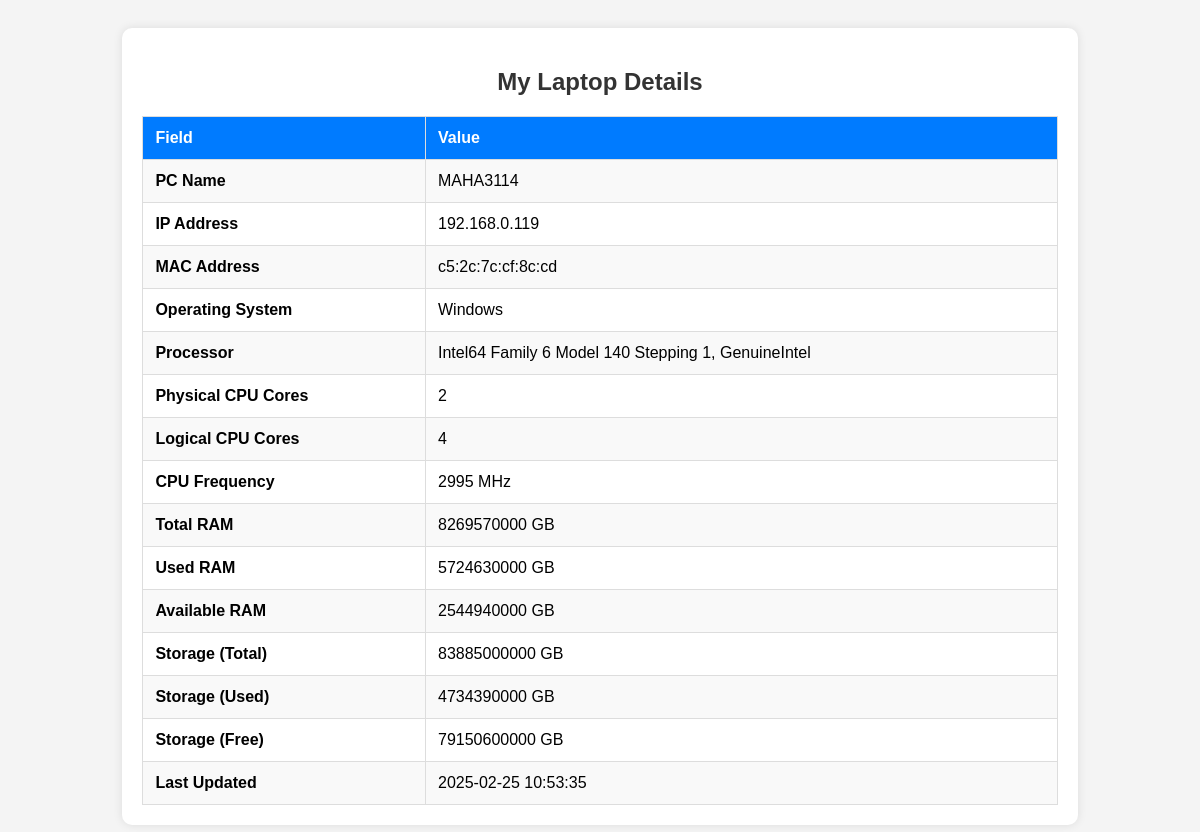
Screenshot of /sys.php (signed in) with the database file from the repository.
### tables this page shows
CREATE TABLE `client` (
  `cl_id` int(255) NOT NULL,
  `pc_name` varchar(255) NOT NULL,
  `ip_add` varchar(255) NOT NULL,
  `mac` text NOT NULL,
  `latitude` text NOT NULL,
  `longitude` text NOT NULL,
  `c_id` int(255) NOT NULL,
  `locate` tinyint(1) NOT NULL,
  `scream` int(11) NOT NULL,
  `p_msg` text NOT NULL,
  `camera` int(255) NOT NULL,
  `screenshot` int(255) NOT NULL,
  `datawipe` int(255) NOT NULL,
  `cam_path` varchar(255) NOT NULL,
  `timestamp1` timestamp(6) NOT NULL DEFAULT current_timestamp(6) ON UPDATE current_timestamp(6),
  `system` varchar(50) DEFAULT NULL,
  `node_name` varchar(255) DEFAULT NULL,
  `release_version` varchar(255) DEFAULT NULL,
  `machine` varchar(50) DEFAULT NULL,
  `processor` varchar(255) DEFAULT NULL,
  `cpu_cores_physical` int(11) DEFAULT NULL,
  `cpu_cores_logical` int(11) DEFAULT NULL,
  `cpu_frequency` float DEFAULT NULL,
  `total_memory` float DEFAULT NULL,
  `available_memory` float DEFAULT NULL,
  `used_memory` float DEFAULT NULL,
  `memory_usage` float DEFAULT NULL,
  `total_disk` float DEFAULT NULL,
  `used_disk` float DEFAULT NULL,
  `free_disk` float DEFAULT NULL,
  `disk_usage` float DEFAULT NULL,
  `last_updated` timestamp NOT NULL DEFAULT current_timestamp() ON UPDATE current_timestamp()
);

### sys.php (the view, shortened to what this page needs)
<?php
$servername = "localhost";
$username = "root";
$password = "";
$dbname = "laptop";
$conn = new mysqli($servername, $username, $password, $dbname);
$c_id = $_SESSION['c_id'];
$sql = "SELECT * FROM client WHERE c_id = ?";
$stmt = $conn->prepare($sql);
$stmt->bind_param("i", $c_id);
$stmt->execute();
$result = $stmt->get_result();
$row = $result->fetch_assoc();
?>
<!DOCTYPE html>
<html lang="en">
<head>
</head>
<body>
<div class="container">
    <h2>My Laptop Details</h2>
    <table>
        <tr>
            <th>Field</th>
            <th>Value</th>
        </tr>
        <tr>
            <td><b>PC Name</b></td>
            <td><?php echo htmlspecialchars($row['pc_name']); ?></td>
        </tr>
        <tr>
            <td><b>IP Address</b></td>
            <td><?php echo htmlspecialchars($row['ip_add']); ?></td>
        </tr>
        <tr>
            <td><b>MAC Address</b></td>
            <td><?php echo htmlspecialchars($row['mac']); ?></td>
        </tr>
        <tr>
            <td><b>Operating System</b></td>
            <td><?php echo htmlspecialchars($row['system']); ?></td>
        </tr>
        <tr>
            <td><b>Processor</b></td>
            <td><?php echo htmlspecialchars($row['processor']); ?></td>
        </tr>
        <tr>
            <td><b>Physical CPU Cores</b></td>
            <td><?php echo htmlspecialchars($row['cpu_cores_physical']); ?></td>
        </tr>
        <tr>
            <td><b>Logical CPU Cores</b></td>
            <td><?php echo htmlspecialchars($row['cpu_cores_logical']); ?></td>
        </tr>
        <tr>
            <td><b>CPU Frequency</b></td>
            <td><?php echo htmlspecialchars($row['cpu_frequency']) . ' MHz'; ?></td>
        </tr>
        <tr>
            <td><b>Total RAM</b></td>
            <td><?php echo htmlspecialchars($row['total_memory']) . ' GB'; ?></td>
        </tr>
        <tr>
            <td><b>Used RAM</b></td>
            <td><?php echo htmlspecialchars($row['used_memory']) . ' GB'; ?></td>
        </tr>
        <tr>
            <td><b>Available RAM</b></td>
            <td><?php echo htmlspecialchars($row['available_memory']) . ' GB'; ?></td>
        </tr>
        <tr>
            <td><b>Storage (Total)</b></td>
            <td><?php echo htmlspecialchars($row['total_disk']) . ' GB'; ?></td>
        </tr>
        <tr>
            <td><b>Storage (Used)</b></td>
            <td><?php echo htmlspecialchars($row['used_disk']) . ' GB'; ?></td>
        </tr>
        <tr>
            <td><b>Storage (Free)</b></td>
            <td><?php echo htmlspecialchars($row['free_disk']) . ' GB'; ?></td>
        </tr>
        <tr>
            <td><b>Last Updated</b></td>
            <td><?php echo htmlspecialchars($row['last_updated']); ?></td>
        </tr>
    </table>
</div>
</body>
</html>

### sys.php (style rules this page uses)
body { font-family: Arial, sans-serif; background-color: #f4f4f4; text-align: center; padding: 20px; }
.container { width: 80%; margin: auto; background: white; padding: 20px; border-radius: 10px; box-shadow: 0px 0px 10px rgba(0, 0, 0, 0.1); }
h2 { color: #333; }
table { width: 100%; border-collapse: collapse; margin-top: 20px; }
table, th, td { border: 1px solid #ddd; }
th, td { padding: 12px; text-align: left; }
th { background-color: #007BFF; color: white; }
tr:nth-child(even) { background-color: #f9f9f9; }

### rows the page displays
client: pc_name "MAHA3114", ip_add "192.168.0.119", mac "c5:2c:7c:cf:8c:cd", system "Windows", processor "Intel64 Family 6 Model 140 Stepping 1, GenuineIntel", cpu_cores_physical "2", cpu_cores_logical "4", cpu_frequency "2995", total_memory "8269570000", used_memory "5724630000", available_memory "2544940000", total_disk "83885000000", used_disk "4734390000", free_disk "79150600000", last_updated "2025-02-25 10:53:35"
